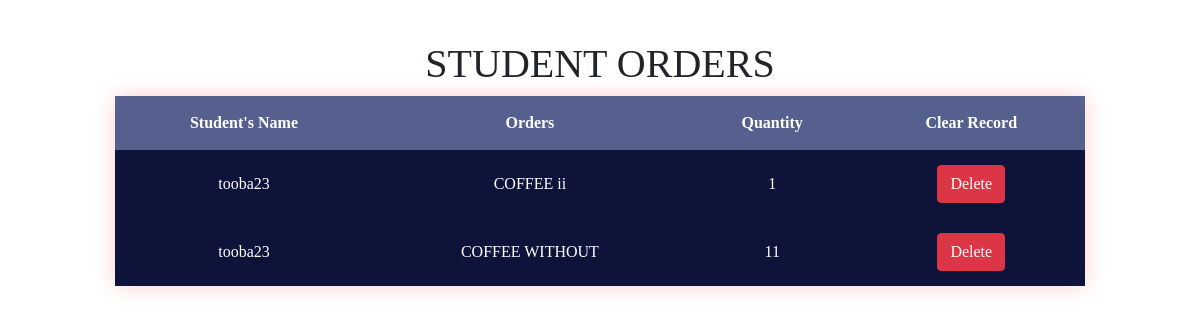
The page /fAdmin_page/orders.php on the database its author committed.
### tables this page shows
CREATE TABLE IF NOT EXISTS `dues` (
  `ALLOTMENTNO` int(5) NOT NULL,
  `MONEY` int(8) NOT NULL,
  `USERNAME` varchar(18) NOT NULL,
  `QUANTITY` int(5) NOT NULL,
  `ORDER` varchar(15) NOT NULL,
  KEY `ALLOTMENTNO` (`ALLOTMENTNO`),
  KEY `ALLOTMENTNO_2` (`ALLOTMENTNO`)
);

### fAdmin_page/orders.php (the view, shortened to what this page needs)
<!DOCTYPE html>
<html>
<head>
<link rel="stylesheet" href="https://stackpath.bootstrapcdn.com/bootstrap/4.3.1/css/bootstrap.min.css">
</head>
<body>
<form method="post" action=>
<div class="wrap">
<div class="feedbackcon">
  		<h1 align="center"> STUDENT ORDERS </h1>
</div>
<div class="tb">
    <table align="center">
    <thead>
            <tr>
                <th>Student's Name</th>
                <th>Orders</th>
                <th>Quantity</th>
                <th>Clear Record</th>
            </tr>
</thead>
</div>
<tbody>
<?php
include("dbconnection.php");
$sq="select * from dues";
$result=mysqli_query($con,$sq);
while($rows=mysqli_fetch_array($result)){
    echo '<tr>
    <td>'.$rows["USERNAME"].'</td>
    <td>'.$rows["ORDER"].'</td>
    <td>'.$rows["QUANTITY"].'</td>
    <td><a href="delet4.php?delete='.$rows['ALLOTMENTNO'].'" class="btn btn-danger">Delete</a></td>
    </tr>';
}
?>
</tbody>
</div>
</form>
</body>
</html>

### fAdmin_page/orders.php (style rules this page uses)
.wrap { max-width: 100%; max-height: 100%; }
.feedbackcon { width: 100%; margin-top:40px; max-width: 100%; max-height: 100%; font-family: "Times New Roman",Times, serif; font-weight: bold; font-size: 26px; }
table { width: 970px; border-collapse: collapse; overflow: hidden; box-shadow: 0 0 20px rgba(255, 0, 0, 0.2); }
th, td { padding: 15px; background-color: rgba(14, 19, 58, 1); color: #fff; text-align: center; font-family: "Times New Roman",Times, serif; }
th { text-align: center; }

### rows shown on the page
dues: USERNAME "tooba23", ORDER "COFFEE ii", QUANTITY "1"
dues: USERNAME "tooba23", ORDER "COFFEE WITHOUT", QUANTITY "11"
